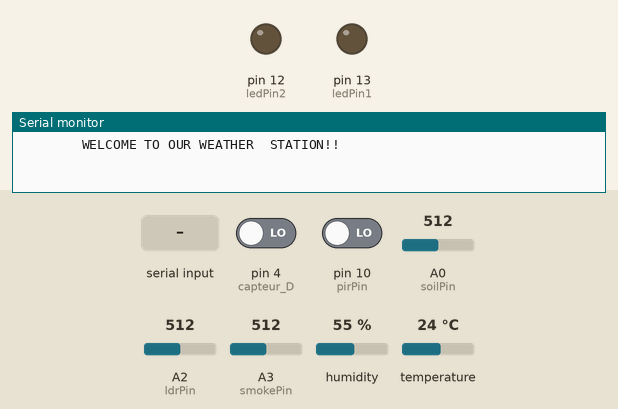
This sketch was run on a simulated Arduino Uno, built with avr-gcc and run on an emulated ATmega328P. Shown: output pins drawn as LEDs (lit = HIGH), the last lines printed to the serial monitor. The inputs (shaded band) are chosen by the test bench; at power-on: pin 4 (capteur_D) LOW, A0 (soilPin) = 512, pin 10 (pirPin) LOW, A2 (ldrPin) = 512, A3 (smokePin) = 512, humidity 55 %, temperature 24 °C.

Above: at 1.2 s.
1.3 s: "1\n" received over Serial
3.8 s: pin 4 (capteur_D) driven HIGH
5.8 s: pin 4 (capteur_D) driven LOW
At 8.7 s:
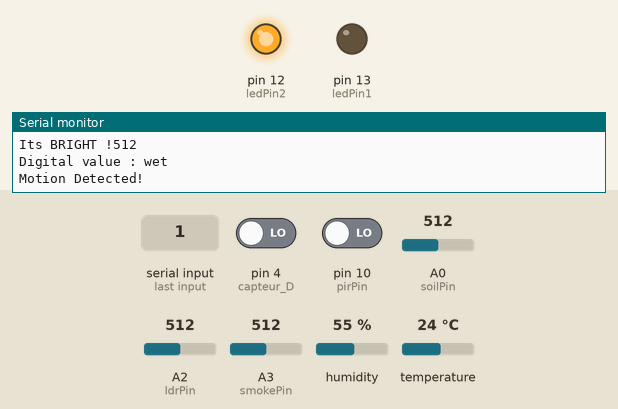
8.8 s: A0 (soilPin) set to 732
11.7 s: A0 (soilPin) set to 759
13.2 s: pin 10 (pirPin) driven HIGH
At 20.0 s:
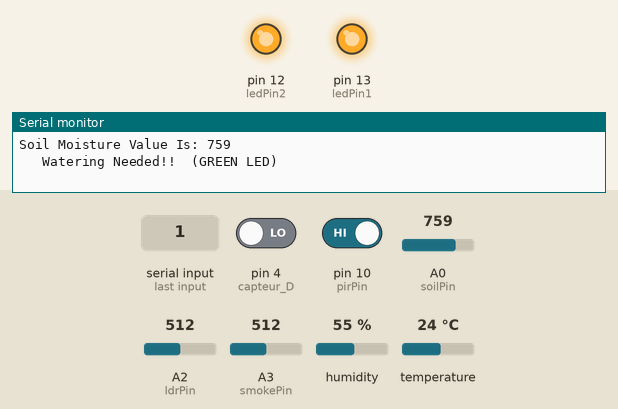
Timing chart, 0 to 20.3 s (numbered marks = the images above; inputs shaded):
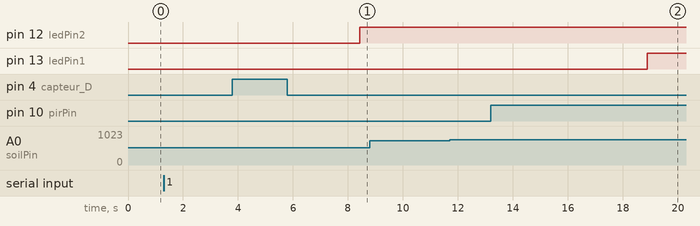

The sketch:

sensors_project_weather_station.ino
```cpp
//Sensors Project-Weather Station For Farmers !

#include <SoftwareSerial.h>`

#define rxPin 0                     // define SoftwareSerial rx data pin
#define txPin 1                     // define SoftwareSerial tx data pin

SoftwareSerial blueTooth(txPin, rxPin);  // create instance of SoftwareSerial


int ledPin1=13;
int ledPin2=12;

int soilPin = A0;
int sensorValue;
int limit = 750;

#include <dht.h>
#define dht_apin A1 // Analog Pin sensor is connected to
 dht DHT;

const int trigPin = 7; // Trigger Pin of Ultrasonic Sensor
const int echoPin = 6; // Echo Pin of Ultrasonic Sensor
long duration;
int distance;

const int ldrPin = A2;

int smokePin = A3;
// Your threshold value
int sensorThres = 400;


const int capteur_D = 4;
int val_analogique;

#define pirPin 10
int calibrationTime = 30;
long unsigned int lowIn;
long unsigned int pause = 5000;
boolean lockLow = true;
boolean takeLowTime;
int PIRValue = 0;//Initializing the PIR Motion Sensor Value

void setup() {
  // put your setup code here, to run once:

   Serial.begin(9600);
   blueTooth.begin(9600);
   pinMode(pirPin,INPUT);
   pinMode(soilPin, INPUT);
   pinMode(trigPin, OUTPUT); // Sets the trigPin as an Output
   pinMode(echoPin, INPUT); // Sets the echoPin as an Input
   pinMode(ldrPin,INPUT);
   pinMode(smokePin, INPUT);
   pinMode(capteur_D, INPUT);
   pinMode(ledPin1,OUTPUT);
   pinMode(ledPin2,OUTPUT);
  Serial.println("\t\t\t  WELCOME TO OUR WEATHER  STATION!!  \t\t\t" );
}

void loop() {
  // put your main code here, to run repeatedly:

    if(Serial.available())
   {
    delay(1000);
    sensor2();
    delay(1000);
    sensor3();
    delay(1000);
    sensor5();
    delay(1000);
    sensor7();
    delay(1000);
    sensor1();
    delay(1000);
    Serial.println("Motion Detected!");
    sensor6();
    delay(1000);
     Serial.println("-------------------------------------------------------------------------------");
     Serial.println("\n");
    }
}


void sensor1(){
    if(digitalRead(pirPin) == HIGH) {
      if(lockLow) {
         PIRValue = 1;
         lockLow = false;
         Serial.println("      Motion detected    ");
         delay(100);
      }
      takeLowTime = true;
   }
   if(digitalRead(pirPin) == LOW) {
      if(takeLowTime){
         lowIn = millis();takeLowTime = false;
      }
      if(!lockLow && millis() - lowIn > pause) {
         PIRValue = 0;
         lockLow = true;
          blueTooth.write("Motion ended.");
         delay(100);
      }
   }
}


void sensor2(){
  sensorValue = analogRead(soilPin); //Reads the soil mositure values
   Serial.print("Soil Moisture Value Is: ");
   Serial.println(sensorValue);


  if (sensorValue>limit) {
  Serial.println("   Watering Needed!!  (GREEN LED) ");
  digitalWrite(ledPin1, HIGH);
  }
  else {
  digitalWrite(ledPin1, LOW);
  }

  delay(1000);
 }


 void sensor3(){
  DHT.read11(dht_apin);
    //Reads The Humidity Of The Surrounding
     Serial.print("Current Humidity = ");
     Serial.print(DHT.humidity);
     Serial.println("%  ");
    //Reads The Temperature Of The Surrounding
    Serial.print("Temperature = ");
    Serial.print(DHT.temperature);
    Serial.println("oC  ");
 }


void sensor5(){
int ldrStatus = analogRead(ldrPin);
//To Detect The Amount Of Sunlight
  if (ldrStatus >=300) {

  Serial.print("Its BRIGHT !");
  Serial.println(ldrStatus);

} else {

     Serial.println("Its DARK ! ");
     Serial.println(ldrStatus);
}
}


void sensor6(){
  //To detect any kind of hazardous gas
  int analogSensor = analogRead(smokePin);
  // Checks if it has reached the threshold value
  if (analogSensor > sensorThres)
  {
    digitalWrite(ledPin2,HIGH);

  }
  else
  {
    digitalWrite(ledPin2, LOW);

  }
  delay(100);
}


void sensor7()
{
if(digitalRead(capteur_D) == LOW)
  {
    Serial.println("Digital value : wet");
    delay(100);
  }
else
  {
    Serial.println("Digital value : dry");
    delay(100);
  }

}
```
